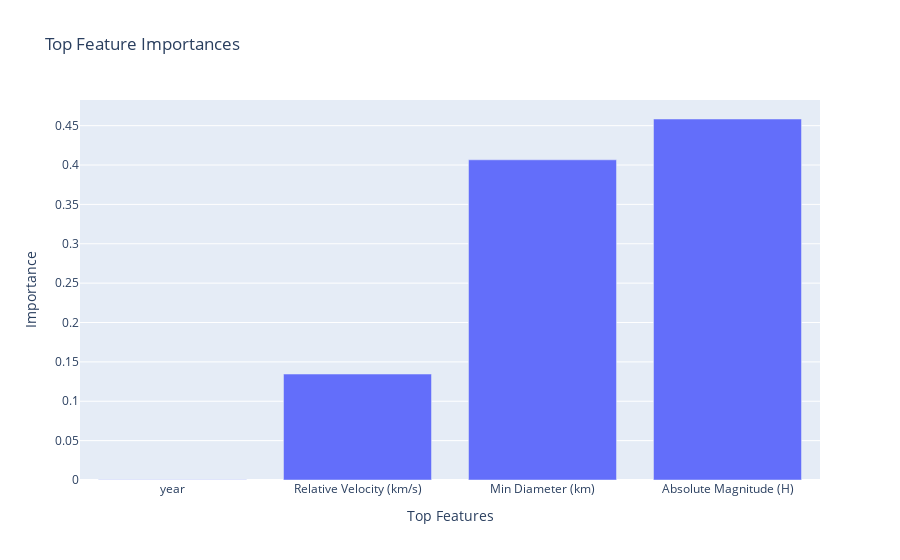

This figure's notebook cell:
### Markdown cell above
The graph displays the top feature importances, allowing us to identify the most influential features in the model's decision-making.

### Code cell
import plotly.express as px

# Create a DataFrame for the top features and their importances
top_feature_df = pd.DataFrame({'Feature': feature_names, 'Importance': feature_importances})

# Create an interactive bar plot using Plotly
fig = px.bar(top_feature_df, x='Feature', y='Importance', title="Top Feature Importances")
fig.update_xaxes(categoryorder='total ascending')  # Sort x-axis by importance
fig.update_xaxes(title_text='Top Features')
fig.update_yaxes(title_text='Importance')

# Show the plot
fig.show()

### Figure 1 — Plotly figure (JSON) as saved in the notebook; plotly's stock layout.template omitted (floating-point values rounded to 4 significant figures)
{"data": [{"alignmentgroup": "True", "hovertemplate": "Feature=%{x}<br>Importance=%{y}<extra></extra>", "legendgroup": "", "marker": {"color": "#636efa", "pattern": {"shape": ""}}, "name": "", "offsetgroup": "", "orientation": "v", "showlegend": false, "textposition": "auto", "type": "bar", "x": ["Absolute Magnitude (H)", "Min Diameter (km)", "Relative Velocity (km/s)", "year"], "xaxis": "x", "y": [0.4585, 0.4066, 0.1346, 0.0003539], "yaxis": "y"}], "layout": {"barmode": "relative", "legend": {"tracegroupgap": 0}, "title": {"text": "Top Feature Importances"}, "xaxis": {"anchor": "y", "categoryorder": "total ascending", "domain": [0, 1], "title": {"text": "Top Features"}}, "yaxis": {"anchor": "x", "domain": [0, 1], "title": {"text": "Importance"}}}}
